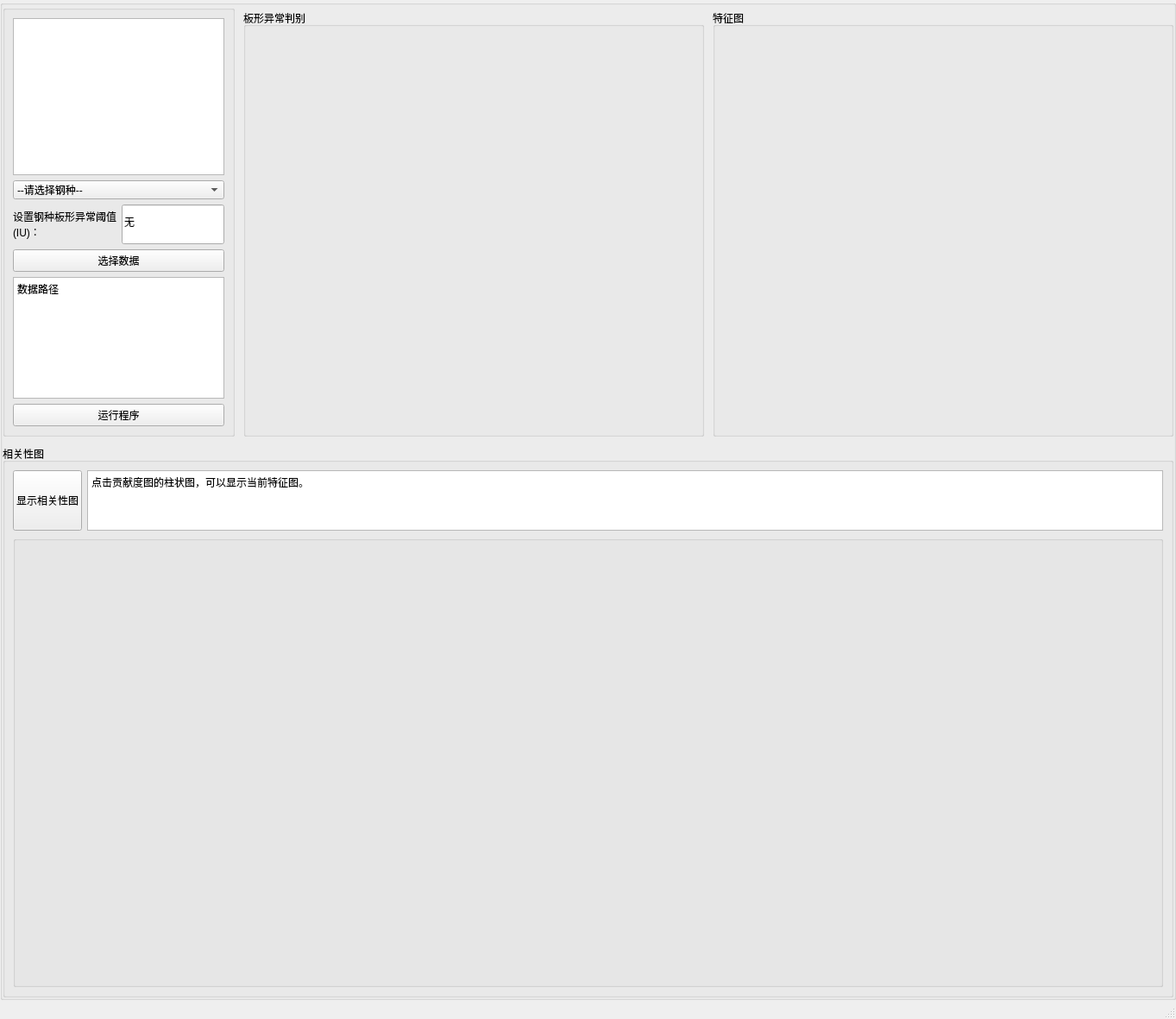
<?xml version="1.0" encoding="UTF-8"?>
<ui version="4.0">
 <class>mainWindow</class>
 <widget class="QMainWindow" name="mainWindow">
  <property name="geometry">
   <rect>
    <x>0</x>
    <y>0</y>
    <width>1363</width>
    <height>1181</height>
   </rect>
  </property>
  <property name="windowTitle">
   <string>FullLengthQuality</string>
  </property>
  <widget class="QWidget" name="centralwidget">
   <layout class="QGridLayout" name="gridLayout_8">
    <property name="leftMargin">
     <number>0</number>
    </property>
    <property name="topMargin">
     <number>0</number>
    </property>
    <property name="rightMargin">
     <number>0</number>
    </property>
    <property name="bottomMargin">
     <number>0</number>
    </property>
    <item row="0" column="0">
     <widget class="QGroupBox" name="groupBox_3">
      <property name="title">
       <string/>
      </property>
      <layout class="QVBoxLayout" name="verticalLayout_3" stretch="1,1">
       <property name="spacing">
        <number>10</number>
       </property>
       <property name="leftMargin">
        <number>0</number>
       </property>
       <property name="topMargin">
        <number>0</number>
       </property>
       <property name="rightMargin">
        <number>0</number>
       </property>
       <property name="bottomMargin">
        <number>0</number>
       </property>
       <item>
        <layout class="QGridLayout" name="gridLayout_11" columnstretch="1,4" columnminimumwidth="1,5">
         <item row="0" column="0">
          <widget class="QGroupBox" name="groupBox_2">
           <property name="maximumSize">
            <size>
             <width>16777215</width>
             <height>500</height>
            </size>
           </property>
           <property name="title">
            <string/>
           </property>
           <layout class="QVBoxLayout" name="verticalLayout_4">
            <item>
             <layout class="QVBoxLayout" name="verticalLayout" stretch="4,1,1">
              <item>
               <widget class="QGraphicsView" name="graphicsView">
                <property name="styleSheet">
                 <string notr="true">border-image: url(:/icons/images/首钢.png);</string>
                </property>
               </widget>
              </item>
              <item>
               <widget class="QComboBox" name="comboBox_2">
                <property name="sizePolicy">
                 <sizepolicy hsizetype="Preferred" vsizetype="Fixed">
                  <horstretch>0</horstretch>
                  <verstretch>0</verstretch>
                 </sizepolicy>
                </property>
                <item>
                 <property name="text">
                  <string>--请选择钢种--</string>
                 </property>
                </item>
                <item>
                 <property name="text">
                  <string>1CD61</string>
                 </property>
                </item>
                <item>
                 <property name="text">
                  <string>51AO1</string>
                 </property>
                </item>
                <item>
                 <property name="text">
                  <string>60AA1</string>
                 </property>
                </item>
                <item>
                 <property name="text">
                  <string>64AO2</string>
                 </property>
                </item>
                <item>
                 <property name="text">
                  <string>73AA2</string>
                 </property>
                </item>
                <item>
                 <property name="text">
                  <string>CR220IF</string>
                 </property>
                </item>
                <item>
                 <property name="text">
                  <string>CSAO1</string>
                 </property>
                </item>
                <item>
                 <property name="text">
                  <string>M3A21</string>
                 </property>
                </item>
                <item>
                 <property name="text">
                  <string>M3A23</string>
                 </property>
                </item>
                <item>
                 <property name="text">
                  <string>M3A45</string>
                 </property>
                </item>
                <item>
                 <property name="text">
                  <string>M4A06</string>
                 </property>
                </item>
                <item>
                 <property name="text">
                  <string>M4R22</string>
                 </property>
                </item>
                <item>
                 <property name="text">
                  <string>SDX51D</string>
                 </property>
                </item>
               </widget>
              </item>
              <item>
               <layout class="QHBoxLayout" name="horizontalLayout" stretch="1,1">
                <item>
                 <widget class="QLabel" name="label">
                  <property name="text">
                   <string>设置钢种板形异常阈值(IU)：</string>
                  </property>
                  <property name="wordWrap">
                   <bool>true</bool>
                  </property>
                 </widget>
                </item>
                <item>
                 <widget class="QLineEdit" name="lineEdit_2">
                  <property name="sizePolicy">
                   <sizepolicy hsizetype="Expanding" vsizetype="Expanding">
                    <horstretch>0</horstretch>
                    <verstretch>0</verstretch>
                   </sizepolicy>
                  </property>
                  <property name="text">
                   <string>无</string>
                  </property>
                 </widget>
                </item>
               </layout>
              </item>
             </layout>
            </item>
            <item>
             <layout class="QGridLayout" name="gridLayout_10">
              <item row="0" column="0">
               <widget class="QPushButton" name="pushButton_2">
                <property name="text">
                 <string>选择数据</string>
                </property>
               </widget>
              </item>
              <item row="1" column="0">
               <widget class="QTextBrowser" name="textBrowser_2">
                <property name="sizePolicy">
                 <sizepolicy hsizetype="Expanding" vsizetype="Preferred">
                  <horstretch>0</horstretch>
                  <verstretch>0</verstretch>
                 </sizepolicy>
                </property>
                <property name="html">
                 <string>&lt;!DOCTYPE HTML PUBLIC &quot;-//W3C//DTD HTML 4.0//EN&quot; &quot;http://www.w3.org/TR/REC-html40/strict.dtd&quot;&gt;
&lt;html&gt;&lt;head&gt;&lt;meta name=&quot;qrichtext&quot; content=&quot;1&quot; /&gt;&lt;style type=&quot;text/css&quot;&gt;
p, li { white-space: pre-wrap; }
&lt;/style&gt;&lt;/head&gt;&lt;body style=&quot; font-family:'SimSun'; font-size:9pt; font-weight:400; font-style:normal;&quot;&gt;
&lt;p style=&quot; margin-top:0px; margin-bottom:0px; margin-left:0px; margin-right:0px; -qt-block-indent:0; text-indent:0px;&quot;&gt;&lt;span style=&quot; font-family:'Microsoft YaHei UI';&quot;&gt;数据路径&lt;/span&gt;&lt;/p&gt;&lt;/body&gt;&lt;/html&gt;</string>
                </property>
               </widget>
              </item>
             </layout>
            </item>
            <item>
             <widget class="QPushButton" name="pushButton_3">
              <property name="text">
               <string>运行程序</string>
              </property>
             </widget>
            </item>
           </layout>
          </widget>
         </item>
         <item row="0" column="1">
          <layout class="QGridLayout" name="gridLayout_9" columnstretch="1,1">
           <property name="topMargin">
            <number>5</number>
           </property>
           <item row="0" column="1">
            <widget class="QGroupBox" name="groupBox_4">
             <property name="maximumSize">
              <size>
               <width>16777215</width>
               <height>500</height>
              </size>
             </property>
             <property name="title">
              <string>特征图</string>
             </property>
             <layout class="QGridLayout" name="gridLayout_3">
              <item row="0" column="0">
               <layout class="QGridLayout" name="gridLayout_4"/>
              </item>
             </layout>
            </widget>
           </item>
           <item row="0" column="0">
            <widget class="QGroupBox" name="groupBox">
             <property name="maximumSize">
              <size>
               <width>16777215</width>
               <height>500</height>
              </size>
             </property>
             <property name="title">
              <string>板形异常判别</string>
             </property>
             <layout class="QGridLayout" name="gridLayout_2">
              <item row="0" column="0">
               <layout class="QGridLayout" name="gridLayout"/>
              </item>
             </layout>
            </widget>
           </item>
          </layout>
         </item>
        </layout>
       </item>
       <item>
        <widget class="QGroupBox" name="groupBox_5">
         <property name="title">
          <string>相关性图</string>
         </property>
         <layout class="QVBoxLayout" name="verticalLayout_2" stretch="1,115">
          <item>
           <layout class="QGridLayout" name="gridLayout_5">
            <item row="0" column="1">
             <widget class="QTextBrowser" name="textBrowser_3">
              <property name="html">
               <string>&lt;!DOCTYPE HTML PUBLIC &quot;-//W3C//DTD HTML 4.0//EN&quot; &quot;http://www.w3.org/TR/REC-html40/strict.dtd&quot;&gt;
&lt;html&gt;&lt;head&gt;&lt;meta name=&quot;qrichtext&quot; content=&quot;1&quot; /&gt;&lt;style type=&quot;text/css&quot;&gt;
p, li { white-space: pre-wrap; }
&lt;/style&gt;&lt;/head&gt;&lt;body style=&quot; font-family:'SimSun'; font-size:9pt; font-weight:400; font-style:normal;&quot;&gt;
&lt;p style=&quot; margin-top:0px; margin-bottom:0px; margin-left:0px; margin-right:0px; -qt-block-indent:0; text-indent:0px;&quot;&gt;&lt;span style=&quot; font-family:'Microsoft YaHei UI';&quot;&gt;点击贡献度图的柱状图，可以显示当前特征图。&lt;/span&gt;&lt;/p&gt;&lt;/body&gt;&lt;/html&gt;</string>
              </property>
             </widget>
            </item>
            <item row="0" column="0">
             <widget class="QPushButton" name="pushButton">
              <property name="sizePolicy">
               <sizepolicy hsizetype="Minimum" vsizetype="MinimumExpanding">
                <horstretch>0</horstretch>
                <verstretch>0</verstretch>
               </sizepolicy>
              </property>
              <property name="text">
               <string>显示相关性图</string>
              </property>
             </widget>
            </item>
           </layout>
          </item>
          <item>
           <widget class="QGroupBox" name="groupBox_6">
            <property name="title">
             <string/>
            </property>
            <layout class="QGridLayout" name="gridLayout_13">
             <item row="0" column="0">
              <layout class="QGridLayout" name="gridLayout_6"/>
             </item>
            </layout>
           </widget>
          </item>
         </layout>
        </widget>
       </item>
      </layout>
     </widget>
    </item>
   </layout>
  </widget>
  <widget class="QMenuBar" name="menubar">
   <property name="geometry">
    <rect>
     <x>0</x>
     <y>0</y>
     <width>1363</width>
     <height>26</height>
    </rect>
   </property>
  </widget>
  <widget class="QStatusBar" name="statusbar"/>
 </widget>
 <resources>
  <include location="../../qtResource/resource.qrc"/>
 </resources>
 <connections/>
</ui>
